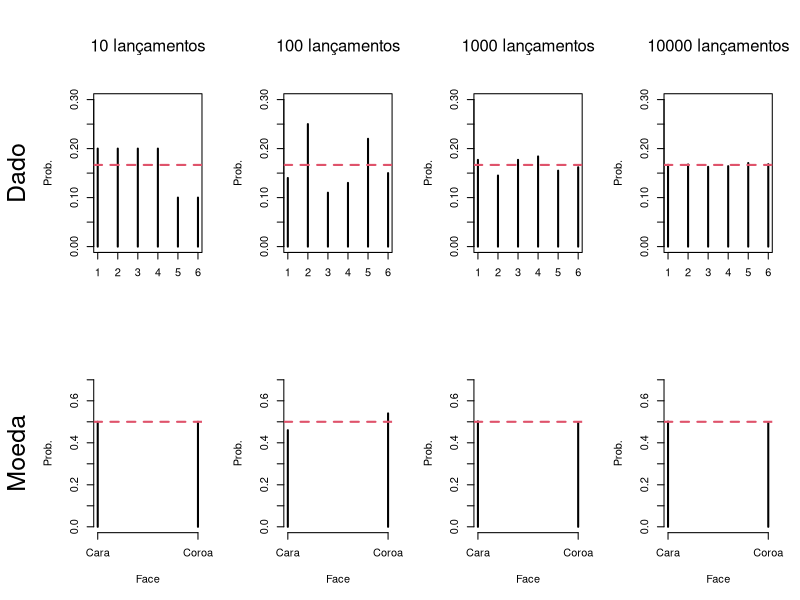

Write the R code that produced this figure.
## ---- chunk 1
knitr::opts_chunk$set(echo = TRUE, cache = TRUE)
## ---- chunk 2
dado <- function(n){
  x <- vector()
  for(i in 1:n){
    a <- sample(1:6,1)
    x[i] <- a
    t <- table(x)
    }
  print(t/n)
  }

moeda <- function(n){
  x <- vector()
  for(i in 1:n){
    a <- sample(1:2,1)
    x[i] <- a
    t <- table(x)
    }
  names(t) <- c("Cara", "Coroa")
  print(t/n)
  }

par(mfrow = c(2,4), par(oma=c(0,3,3,0)))

plot(dado(10),     ylim = c(0,0.3), main = "", ylab = "Prob.", xlab = "")
abline(h = 1/6, col = 2, lwd = 2, lty = 2)
mtext("Dado", side=2, line=5, cex=1.5 )
mtext("10 lançamentos", side=3, line=3, cex=1 )

plot(dado(100),    ylim = c(0,0.3), main = "", ylab = "Prob.", xlab = "")
abline(h = 1/6, col = 2, lwd = 2, lty = 2)
mtext("100 lançamentos", side=3, line=3, cex=1 )

plot(dado(1000),   ylim = c(0,0.3), main = "", ylab = "Prob.", xlab = "")
abline(h = 1/6, col = 2, lwd = 2, lty = 2)
mtext("1000 lançamentos", side=3, line=3, cex=1 )

plot(dado(10000),  ylim = c(0,0.3), main = "", ylab = "Prob.", xlab = "")
abline(h = 1/6, col = 2, lwd = 2, lty = 2)
mtext("10000 lançamentos", side=3, line=3, cex=1 )

plot(moeda(10),     ylim = c(0,0.7), main = "", ylab = "Prob.", xlab = "Face")
abline(h = 1/2, col = 2, lwd = 2, lty = 2)
mtext("Moeda", side=2, line=5, cex=1.5 )

plot(moeda(100),    ylim = c(0,0.7), main = "", ylab = "Prob.", xlab = "Face")
abline(h = 1/2, col = 2, lwd = 2, lty = 2)

plot(moeda(1000),   ylim = c(0,0.7), main = "", ylab = "Prob.", xlab = "Face")
abline(h = 1/2, col = 2, lwd = 2, lty = 2)

plot(moeda(10000),  ylim = c(0,0.7), main = "", ylab = "Prob.", xlab = "Face")
abline(h = 1/2, col = 2, lwd = 2, lty = 2)

## ---- chunk 3
#Sabendo que 52% dos alunos está na turma A, 48% na turma B. Escolhendo um aluno ao acaso, qual a probabilidade de escolhermos um aluno do sexo feminino E da turma B?

#$$P(F)=0,74, \ P(M)=0,26, \\ P(A) = 0,52, \ P(B) = 0,48, \\ P(F ∩ B) = 0,32$$

#$$P(F ∪ B) =  P(F) + P(B) − P(F ∩ B) \\ P(F ∪ B) =  0,74 + 0,48 − 0,32 = 0,9$$
